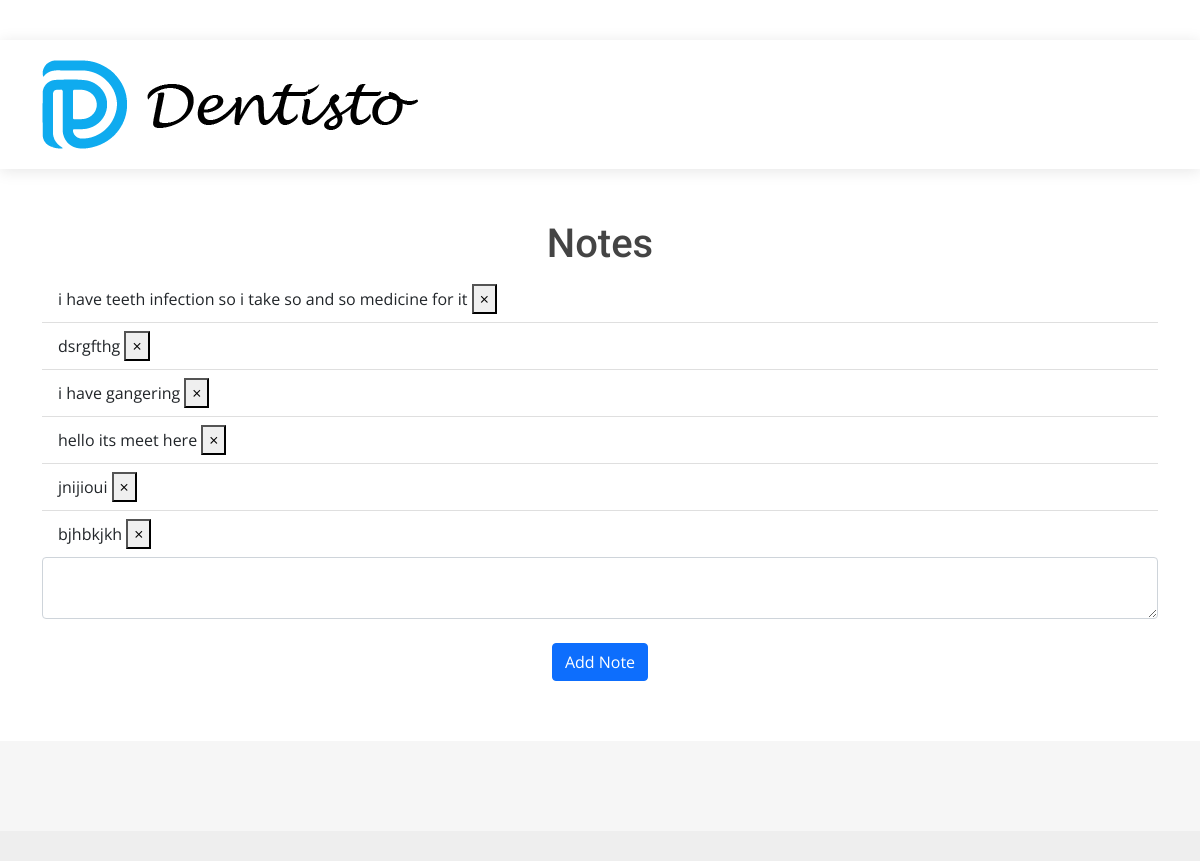
/information_insertion (signed in), run on the app's committed database.
### models.py (models this page shows)
class Note(db.Model):
    id = db.Column(db.Integer, primary_key=True)
    data = db.Column(db.String(1000))
    date = db.Column(db.DateTime(timezone=True), default=func.now())
    user_id = db.Column(db.Integer, db.ForeignKey('user.id'))

### views.py (the view, shortened to what this page needs)
@views.route('/information_insertion', methods=['GET','POST'])
def information_insertion():
    return render_template('info.html', user=current_user)

### __init__.py (called while the page is built)
def create_app():
    app = Flask(__name__)
    app.config['SECRET_KEY'] = 'njnjkbkjsdnvndkfnvnskf'
    app.config['SQLALCHEMY_DATABASE_URI'] = f'sqlite:///{DB_NAME}'
    db.init_app(app)
    from .views import views
    from .auth  import  auth
    app.register_blueprint(views , url_prefix='/')
    app.register_blueprint(auth, url_prefix='/')
    from .models import User,Note,Doctor
    create_database(app)
    login_manager = LoginManager()
    login_manager.login_view = "auth.login"
    login_manager.init_app(app)
    @login_manager.user_loader
    def load_user(id):
        return User.query.get(int(id))
    return app

### templates/info.html (shortened to what this page needs)
{% extends "inner-page.html" %}
{% block content %}
<h1 align="center">Notes </h1>
<ul class="list-group list-group-flush" id="notes">
            {% for note in user.notes %}
    <li class="list-group-item">
            {{ note.data }}
        <button type="button"  class="close" onClick="deleteNote({{note.id}})">
            <span aria-hidden="true">&times;</span>
        </button>
    </li>
    {% endfor %}
</ul>
<form method="POST">
    <textarea name="note" id="note" class="form-control" ></textarea>
    <br />
    <div align="center" >
        <button type="submit" class="btn btn-primary" >Add Note </button>
    </div>
</form>
{% endblock %}

### static/assets/css/style.css (style rules this page uses)
body { font-family: "Open Sans", sans-serif; color: #444444; }
h1, h2, h3, h4, h5, h6 { font-family: "Roboto", sans-serif; }

### data on the page
Note: data "i have teeth infection so i take so and so medicine for it"
Note: data "dsrgfthg"
Note: data "i have gangering"
Note: data "hello its meet here"
Note: data "jnijioui"
Note: data "bjhbkjkh"
